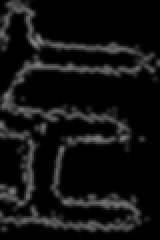
#> input picture entityCar/Code/template/left_template.jpg, 80 x 120 px (shown 2 times larger)
$ python -i circle_test.py   (imports and definitions only)
#> lines starting #> are read from the running program, lines starting #| are printed output that depends on the picture; after the words box and inside, x2 and y2 are one past the last pixel; in counts of white or black regions, pixels touching at a corner belong together
### entityCar/Code/result.py
import glob
import cv2
import os
import numpy as np


def NCC(imgPath, templatePath):
#> called with imgPath = 'Graphs/1.png', templatePath = 'template/left_template.jpg'
    thresh = 95  # 设定阈值
    max_val = 255  # 设定最大像素值

    # 灰度
    img = cv2.imread(imgPath)
    template = cv2.imread(templatePath)
#> template is the input picture: shape (120, 80, 3); min 0, max 131, mean 18.2
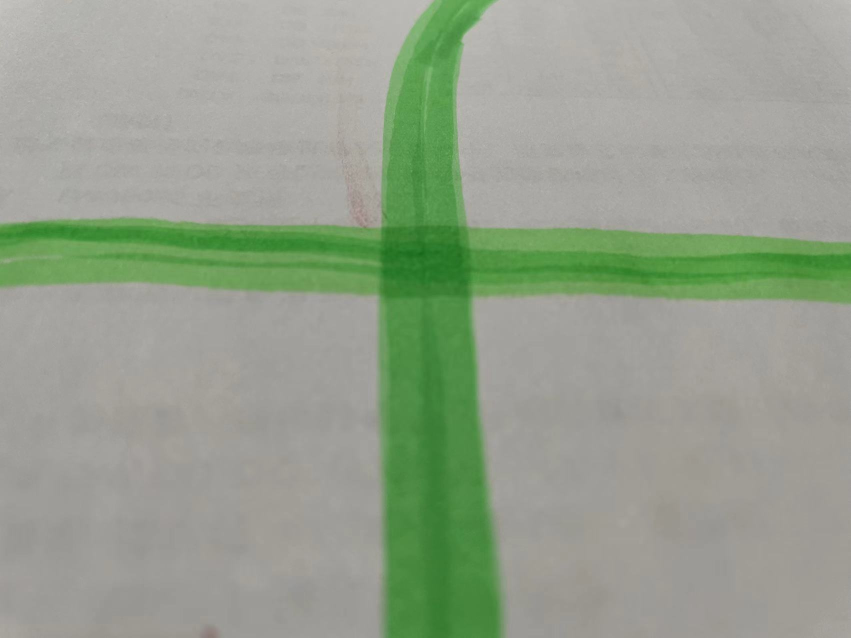
#> input picture entityCar/Code/cross.jpg, 1702 x 1276 px (shown at 1/2 size)
#> further down, picture is the input picture: shape (1276, 1702, 3); mean B, G, R 141.4, 159.7, 148.8

    img = cv2.cvtColor(img, cv2.COLOR_BGR2GRAY)
    template = cv2.cvtColor(template, cv2.COLOR_BGR2GRAY)
    # 改变大小
    img = cv2.resize(img, (0, 0), fx=5, fy=5)
    # 高斯滤波
    img = cv2.GaussianBlur(img, (21, 21), 0)
    img = cv2.GaussianBlur(img, (15, 15), 0)
    # canny边缘检测
    edg = cv2.Canny(img, 5, 11)
    # 闭运算
    img = cv2.GaussianBlur(edg, (5, 5), 0)

    cv2.imshow('Original Image', img)

    cv2.imshow('Original template', template)
    cv2.waitKey(1000)
    cv2.destroyAllWindows()

    similarity = cv2.matchTemplate(img, template, cv2.TM_CCORR_NORMED)
    max_similarity = np.max(similarity)

    print(max_similarity)
    return max_similarity


def rec(img, template_left, template_right):
    if NCC(img, template_left) >= NCC(img, template_right):
        return "左"
    else:
        return "右"


def main(img):
    left = "template/left_template.jpg"
    right = "template/right_template.jpg"
    # print(NCC(img, left))
    # print(NCC(img, right))
    return rec(img, left, right)


for i in range(1, 50):
    print(main("Graphs/" + str(i) + ".png"))

### entityCar/Code/circle_test.py
# coding=utf-8
import numpy as np
import cv2
import undistortionLib as undistort
import result
import os
left = "template/left_template.jpg"
right = "template/right_template.jpg"
# [3 lines not run here, left out]


#img = cv2.cvtColor(img, cv2.COLOR_BGR2GRAY)
# [1 line that did not run here, left out]
# [1 line that did not run here, left out]
list = []
# [5 lines not run here, left out]
font = cv2.FONT_HERSHEY_SIMPLEX  # 设置字体样式
kernel = np.ones((5, 5), np.uint8)  # 卷积核

def process_image(image):
    # 读取图片
    # image = cv2.imread(image_path)
    # 转换为灰色通道
    flag=0
    kernel = np.ones((5, 5), np.uint8)  # 卷积核
    font = cv2.FONT_HERSHEY_SIMPLEX
    frame=image


    #  消除噪声
    opening = cv2.morphologyEx(image, cv2.MORPH_OPEN, kernel)  # 形态学开运算
    edges = cv2.Canny(opening, 50, 100)  # 边缘识别
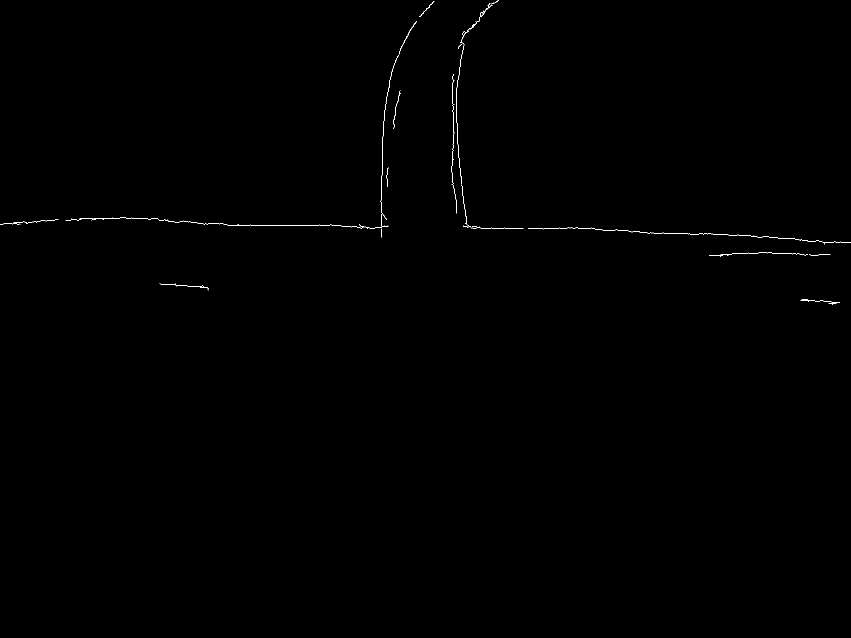
#> edges: shape (1276, 1702) (shown at 1/2 size); 0.17% white in thin lines or dots, all inside (x1, y1, x2, y2) = (0, 1, 1702, 610)
    # 识别圆形
    circles = cv2.HoughCircles(edges, cv2.HOUGH_GRADIENT, 1, 20, param1=50, param2=30, minRadius=15, maxRadius=35)
#> circles = None
    if circles is not None:  # 如果识别出圆
        for circle in circles[0]:
            #  获取圆的坐标与半径
            x = int(circle[0])
            y = int(circle[1])
            r = int(circle[2])


            size = frame.shape
            #if y -  r > 0 and y +  r < size[0] and x -  r > 0 and x +  r < size[1]:
            if y-1.5*r>0 and y+1.5*r<size[0] and x-1.5*r>0 and x+1.5*r<size[1]:
                frame = frame[int(y - 1.5*r):int(y + 1.5*r), int(x - 1.5*r):int(x + 1.5*r)]
                flag=1
                print(frame.shape)
                cv2.imshow('frame', frame)
                cv2.waitKey(100)
    else:
        # 如果识别不出，显示圆心不存在
        cv2.putText(frame, 'x: None y: None', (10, 30), font, 1, (0, 255, 0), 2, cv2.LINE_AA, 0)
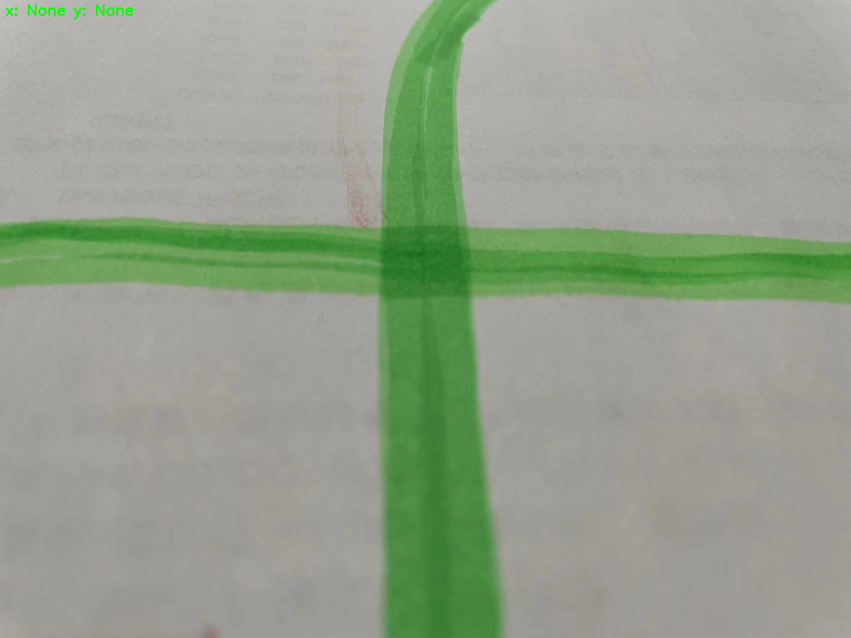
#> frame: shape (1276, 1702, 3) (shown at 1/2 size); 0.11% of pixels changed, all inside (x1, y1, x2, y2) = (11, 7, 267, 40)
        cv2.destroyAllWindows()
        flag=0

    return flag,frame
# [25 lines not run here, left out]

>>> import cv2
>>> picture = cv2.imread('cross.jpg')
>>> result = process_image(picture)
